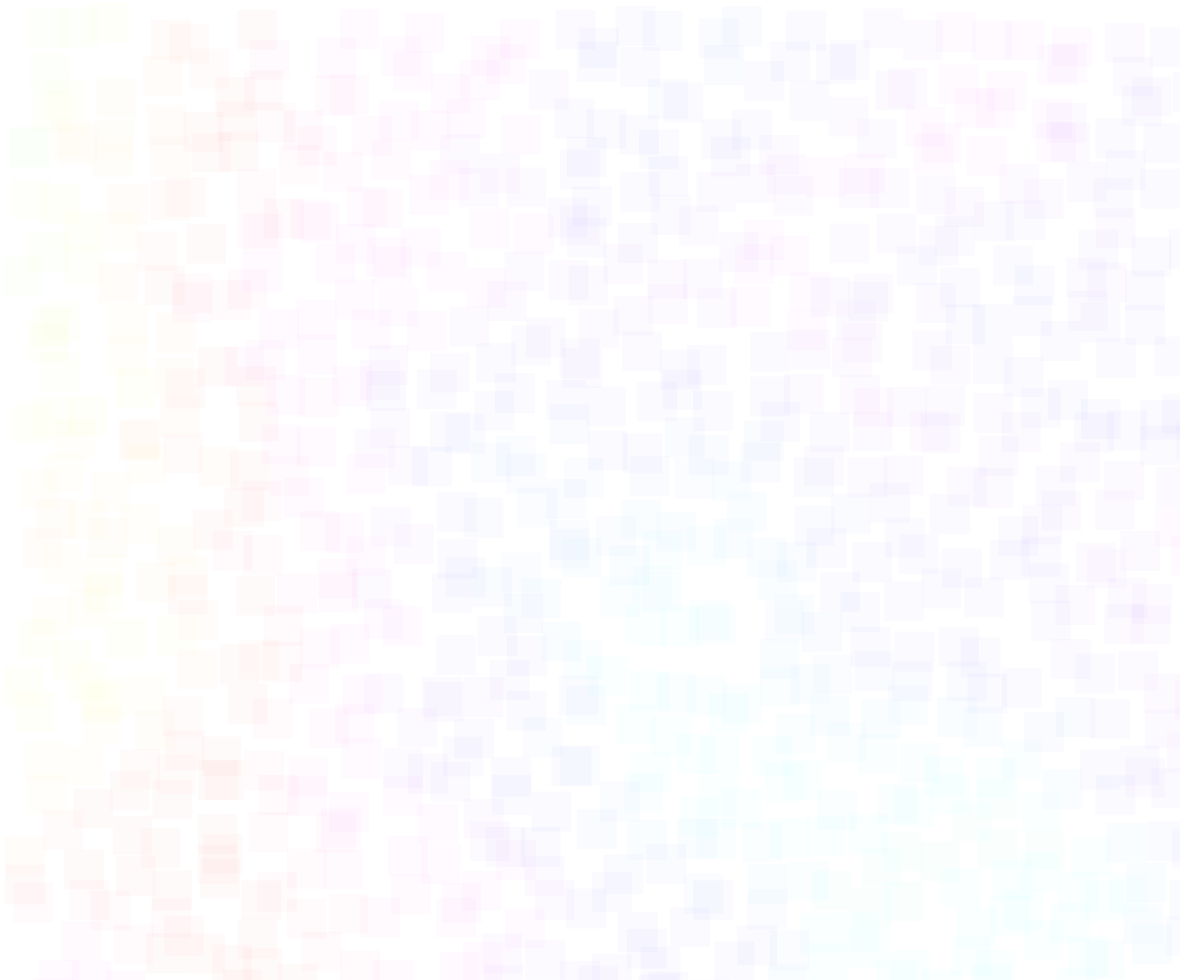
Frame 1 (no input)
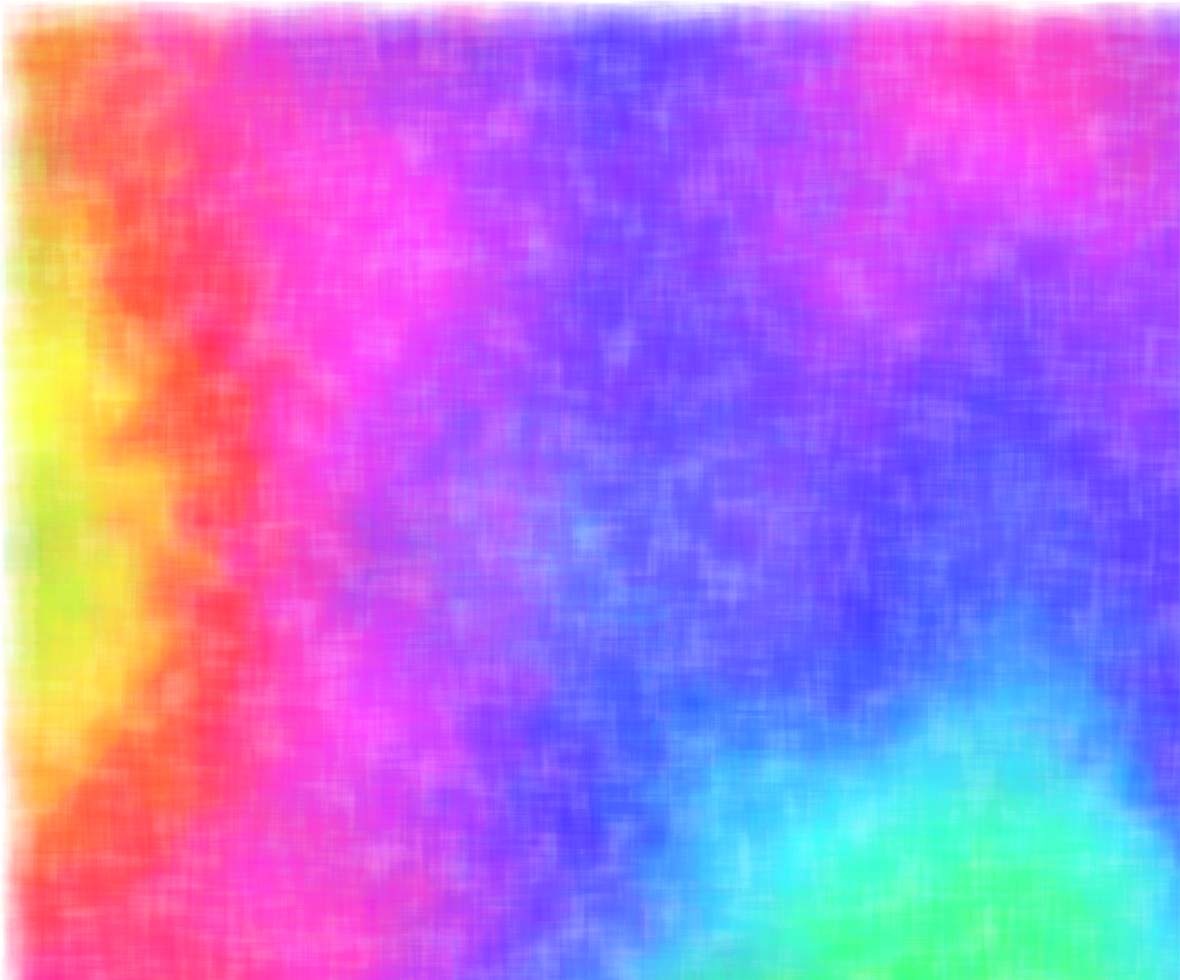
Frame 60 (no input)
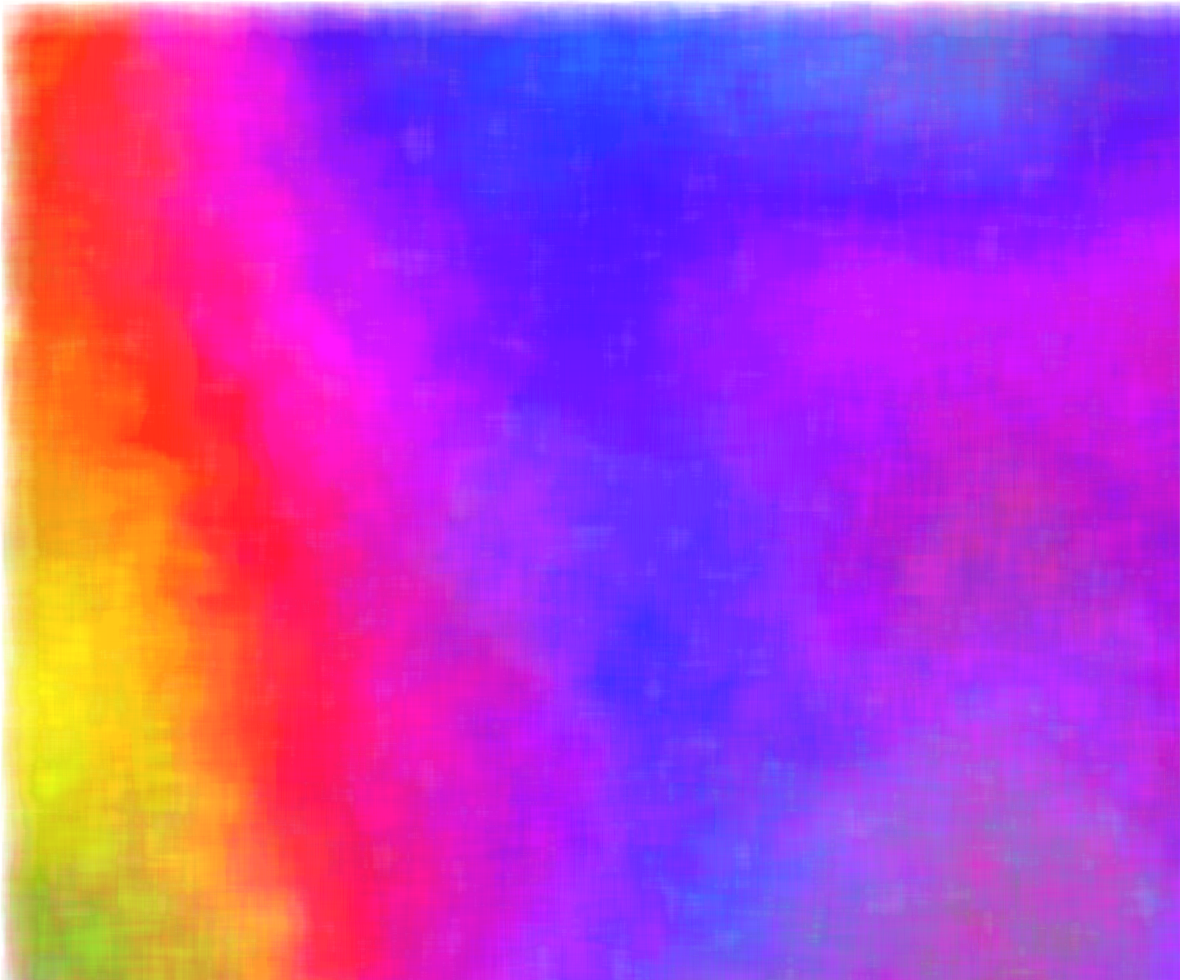
Frame 120 (the mouse pressed at the canvas centre since frame 60)

The p5.js sketch that drew these frames (run headless with seeded random() and noise() and a simulated clock; from frame 60 on, the mouse is pressed at the canvas centre):

// p5.js sketch
// ── sketch.js
function setup() {
  createCanvas(windowWidth - 20, windowHeight - 20);
  noStroke();
  colorMode(HSB, 256);
}

function draw() {
  let stepSize = 40;
  let scl = 0.001;
  for(let x = 0; x < width; x += stepSize) {
    for(let y = 0; y < height; y += stepSize) {
      let n = noise(x * scl + noise(x, y) * 0.1, y * scl, frameCount * scl * 10) * 500 % 256
      fill(n, 256, 256, 5);
      rect(x + random() * stepSize, y + random() * stepSize, stepSize, stepSize);
    }
  }
}

function windowResized() {
  resizeCanvas(windowWidth - 10, windowHeight - 10);
}
function mousePressed() {
  if (!document.fullscreenElement) {
    document.documentElement.requestFullscreen();
  } else {
    if (document.exitFullscreen) {
      document.exitFullscreen();
    }
  }
}
